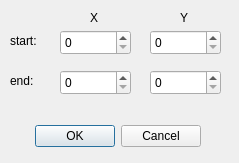
<?xml version="1.0" encoding="UTF-8"?>
<ui version="4.0">
 <class>copyDialog</class>
 <widget class="QDialog" name="copyDialog">
  <property name="geometry">
   <rect>
    <x>0</x>
    <y>0</y>
    <width>239</width>
    <height>163</height>
   </rect>
  </property>
  <property name="windowTitle">
   <string>拷贝</string>
  </property>
  <property name="modal">
   <bool>true</bool>
  </property>
  <widget class="QDialogButtonBox" name="buttonBox">
   <property name="geometry">
    <rect>
     <x>30</x>
     <y>120</y>
     <width>171</width>
     <height>32</height>
    </rect>
   </property>
   <property name="orientation">
    <enum>Qt::Horizontal</enum>
   </property>
   <property name="standardButtons">
    <set>QDialogButtonBox::Cancel|QDialogButtonBox::Ok</set>
   </property>
  </widget>
  <widget class="QLabel" name="label">
   <property name="geometry">
    <rect>
     <x>90</x>
     <y>10</y>
     <width>16</width>
     <height>16</height>
    </rect>
   </property>
   <property name="text">
    <string>X</string>
   </property>
  </widget>
  <widget class="QLabel" name="label_2">
   <property name="geometry">
    <rect>
     <x>180</x>
     <y>10</y>
     <width>21</width>
     <height>16</height>
    </rect>
   </property>
   <property name="text">
    <string>Y</string>
   </property>
  </widget>
  <widget class="QLabel" name="label_3">
   <property name="geometry">
    <rect>
     <x>10</x>
     <y>30</y>
     <width>41</width>
     <height>21</height>
    </rect>
   </property>
   <property name="text">
    <string>start:</string>
   </property>
  </widget>
  <widget class="QLabel" name="label_4">
   <property name="geometry">
    <rect>
     <x>10</x>
     <y>70</y>
     <width>31</width>
     <height>21</height>
    </rect>
   </property>
   <property name="text">
    <string>end:</string>
   </property>
  </widget>
  <widget class="QSpinBox" name="spinBox_sx">
   <property name="geometry">
    <rect>
     <x>60</x>
     <y>30</y>
     <width>71</width>
     <height>25</height>
    </rect>
   </property>
  </widget>
  <widget class="QSpinBox" name="spinBox_sy">
   <property name="geometry">
    <rect>
     <x>150</x>
     <y>30</y>
     <width>71</width>
     <height>25</height>
    </rect>
   </property>
  </widget>
  <widget class="QSpinBox" name="spinBox_ex">
   <property name="geometry">
    <rect>
     <x>60</x>
     <y>70</y>
     <width>71</width>
     <height>25</height>
    </rect>
   </property>
  </widget>
  <widget class="QSpinBox" name="spinBox_ey">
   <property name="geometry">
    <rect>
     <x>150</x>
     <y>70</y>
     <width>71</width>
     <height>25</height>
    </rect>
   </property>
  </widget>
 </widget>
 <resources/>
 <connections>
  <connection>
   <sender>buttonBox</sender>
   <signal>accepted()</signal>
   <receiver>copyDialog</receiver>
   <slot>accept()</slot>
   <hints>
    <hint type="sourcelabel">
     <x>248</x>
     <y>254</y>
    </hint>
    <hint type="destinationlabel">
     <x>157</x>
     <y>274</y>
    </hint>
   </hints>
  </connection>
  <connection>
   <sender>buttonBox</sender>
   <signal>rejected()</signal>
   <receiver>copyDialog</receiver>
   <slot>reject()</slot>
   <hints>
    <hint type="sourcelabel">
     <x>316</x>
     <y>260</y>
    </hint>
    <hint type="destinationlabel">
     <x>286</x>
     <y>274</y>
    </hint>
   </hints>
  </connection>
 </connections>
</ui>
